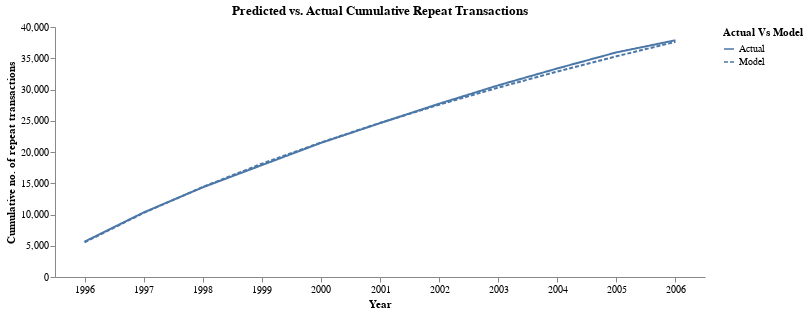

Notebook cell for this chart:
### Code cell
(
    alt.Chart(cum_repeat).mark_line().encode(
        x=alt.X('Year', axis=alt.Axis(labelAngle=0)),
        y=alt.Y('Repeat Trans', title='Cumulative no. of repeat transactions'),
        strokeDash='Actual Vs Model'
    ).properties(
            width=650,
            height=250,
            title='Predicted vs. Actual Cumulative Repeat Transactions'
    ).configure_view(stroke=None).configure_axisY(grid=False).configure_axisX(grid=False)  
)

### Figure 1 — Vega-Lite specification as saved in the notebook (floating-point values rounded to 4 significant figures)
{"$schema": "https://vega.github.io/schema/vega-lite/v5.20.1.json", "config": {"axisX": {"grid": false}, "axisY": {"grid": false}, "view": {"continuousHeight": 300, "continuousWidth": 300, "stroke": null}}, "data": {"name": "data-8dfe52c2ea6d8ad464a6d862cb621ba9"}, "datasets": {"data-8dfe52c2ea6d8ad464a6d862cb621ba9": [{"Actual Vs Model": "Actual", "Repeat Trans": 5652, "Year": "1996"}, {"Actual Vs Model": "Actual", "Repeat Trans": 10326, "Year": "1997"}, {"Actual Vs Model": "Actual", "Repeat Trans": 14345, "Year": "1998"}, {"Actual Vs Model": "Actual", "Repeat Trans": 17897, "Year": "1999"}, {"Actual Vs Model": "Actual", "Repeat Trans": 21452, "Year": "2000"}, {"Actual Vs Model": "Actual", "Repeat Trans": 24615, "Year": "2001"}, {"Actual Vs Model": "Actual", "Repeat Trans": 27725, "Year": "2002"}, {"Actual Vs Model": "Actual", "Repeat Trans": 30663, "Year": "2003"}, {"Actual Vs Model": "Actual", "Repeat Trans": 33366, "Year": "2004"}, {"Actual Vs Model": "Actual", "Repeat Trans": 35939, "Year": "2005"}, {"Actual Vs Model": "Actual", "Repeat Trans": 37875, "Year": "2006"}, {"Actual Vs Model": "Model", "Repeat Trans": 5536.0, "Year": "1996"}, {"Actual Vs Model": "Model", "Repeat Trans": 10250.0, "Year": "1997"}, {"Actual Vs Model": "Model", "Repeat Trans": 14400.0, "Year": "1998"}, {"Actual Vs Model": "Model", "Repeat Trans": 18130.0, "Year": "1999"}, {"Actual Vs Model": "Model", "Repeat Trans": 21520.0, "Year": "2000"}, {"Actual Vs Model": "Model", "Repeat Trans": 24650.0, "Year": "2001"}, {"Actual Vs Model": "Model", "Repeat Trans": 27570.0, "Year": "2002"}, {"Actual Vs Model": "Model", "Repeat Trans": 30300.0, "Year": "2003"}, {"Actual Vs Model": "Model", "Repeat Trans": 32870.0, "Year": "2004"}, {"Actual Vs Model": "Model", "Repeat Trans": 35310.0, "Year": "2005"}, {"Actual Vs Model": "Model", "Repeat Trans": 37630.0, "Year": "2006"}]}, "encoding": {"strokeDash": {"field": "Actual Vs Model", "type": "nominal"}, "x": {"axis": {"labelAngle": 0}, "field": "Year", "type": "nominal"}, "y": {"field": "Repeat Trans", "title": "Cumulative no. of repeat transactions", "type": "quantitative"}}, "height": 250, "mark": {"type": "line"}, "title": "Predicted vs. Actual Cumulative Repeat Transactions", "width": 650}
